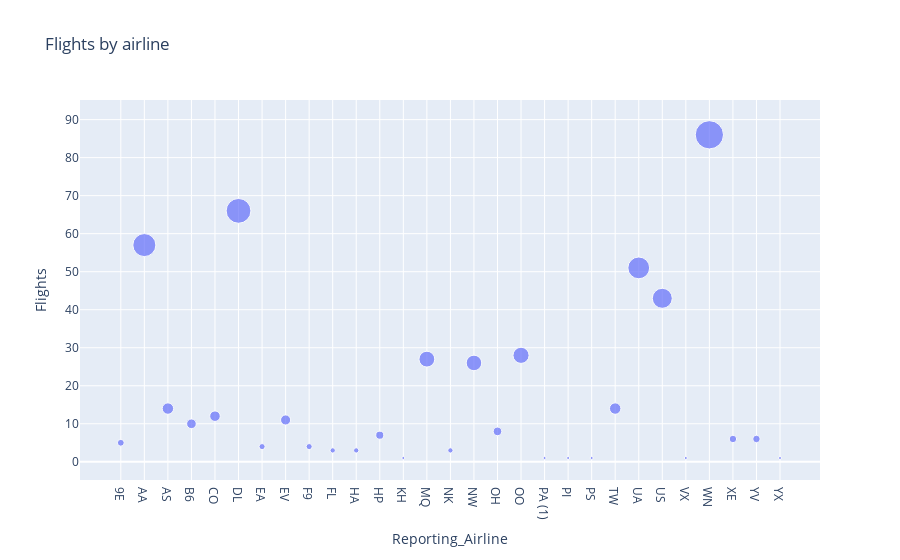

The code cell stored with this chart in its notebook:
### Markdown cell above
**To do**

*   Create a bubble chart using the `bub_data` with x-axis being reporting airline and y-axis being flights.
*   Provide title to the chart
*   Update size of the bubble based on the number of flights. Use `size` parameter.
*   Update name of the hover tooltip to `reporting_airline` using `hover_name` parameter.

### Code cell
# Create bubble chart here
fig = px.scatter(bub_data, x="Reporting_Airline", y="Flights", title='Flights by airline', size="Flights", hover_name = "Reporting_Airline") 
fig.show()

### Figure 1 — Plotly figure (JSON) as saved in the notebook; plotly's stock layout.template omitted (floating-point values rounded to 4 significant figures)
{"data": [{"hovertemplate": "<b>%{hovertext}</b><br><br>Reporting_Airline=%{x}<br>Flights=%{marker.size}<extra></extra>", "hovertext": ["9E", "AA", "AS", "B6", "CO", "DL", "EA", "EV", "F9", "FL", "HA", "HP", "KH", "MQ", "NK", "NW", "OH", "OO", "PA (1)", "PI", "PS", "TW", "UA", "US", "VX", "WN", "XE", "YV", "YX"], "legendgroup": "", "marker": {"color": "#636efa", "size": [5, 57, 14, 10, 12, 66, 4, 11, 4, 3, 3, 7, 1, 27, 3, 26, 8, 28, 1, 1, 1, 14, 51, 43, 1, 86, 6, 6, 1], "sizemode": "area", "sizeref": 0.215, "symbol": "circle"}, "mode": "markers", "name": "", "orientation": "v", "showlegend": false, "x": ["9E", "AA", "AS", "B6", "CO", "DL", "EA", "EV", "F9", "FL", "HA", "HP", "KH", "MQ", "NK", "NW", "OH", "OO", "PA (1)", "PI", "PS", "TW", "UA", "US", "VX", "WN", "XE", "YV", "YX"], "xaxis": "x", "y": [5, 57, 14, 10, 12, 66, 4, 11, 4, 3, 3, 7, 1, 27, 3, 26, 8, 28, 1, 1, 1, 14, 51, 43, 1, 86, 6, 6, 1], "yaxis": "y", "type": "scatter"}], "layout": {"xaxis": {"anchor": "y", "domain": [0, 1], "title": {"text": "Reporting_Airline"}, "type": "category", "range": [-1.622, 29.61], "autorange": true}, "yaxis": {"anchor": "x", "domain": [0, 1], "title": {"text": "Flights"}, "type": "linear", "range": [-6.123, 100.7], "autorange": true}, "legend": {"tracegroupgap": 0, "itemsizing": "constant"}, "title": {"text": "Flights by airline"}, "autosize": true}}
